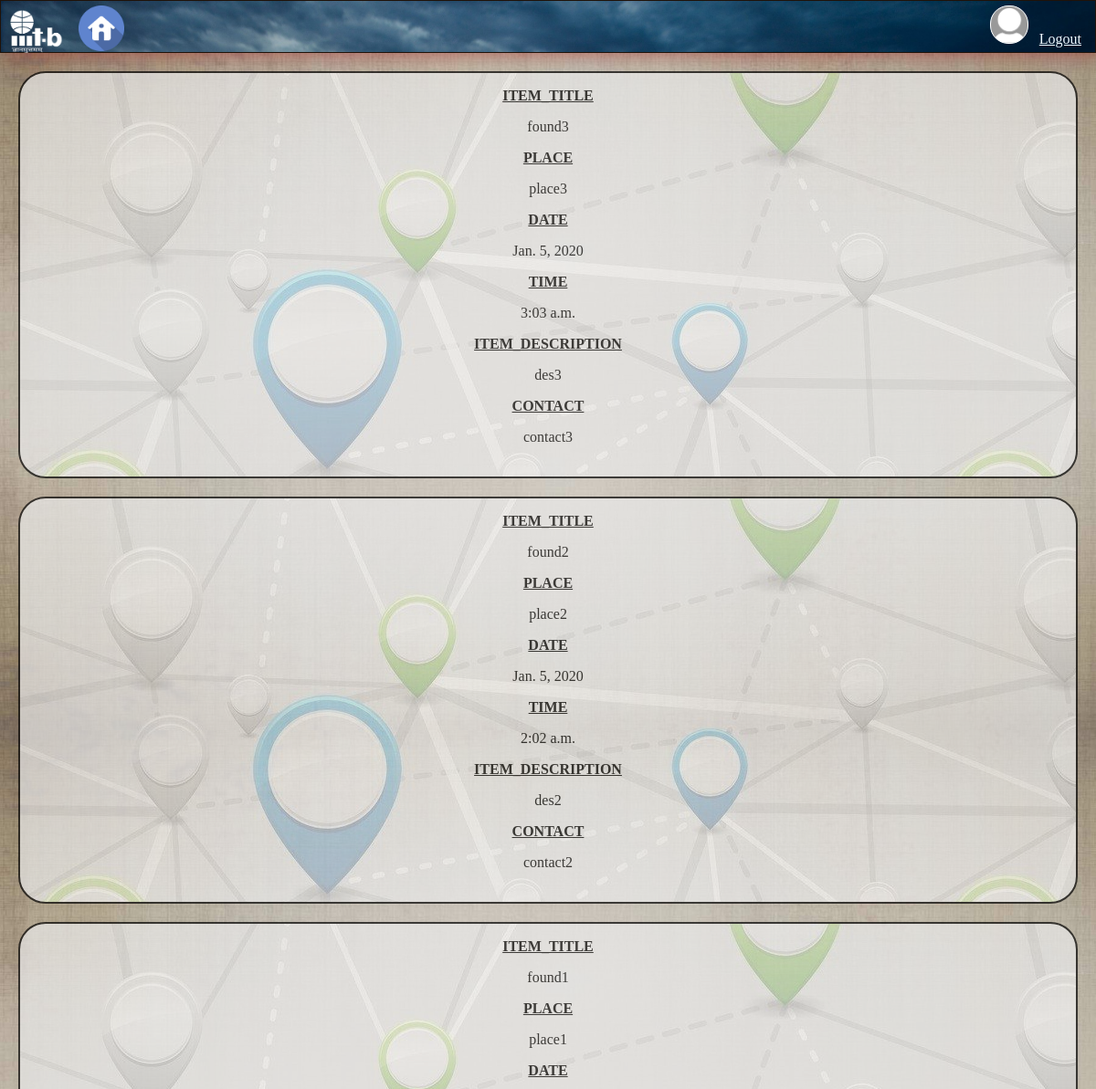
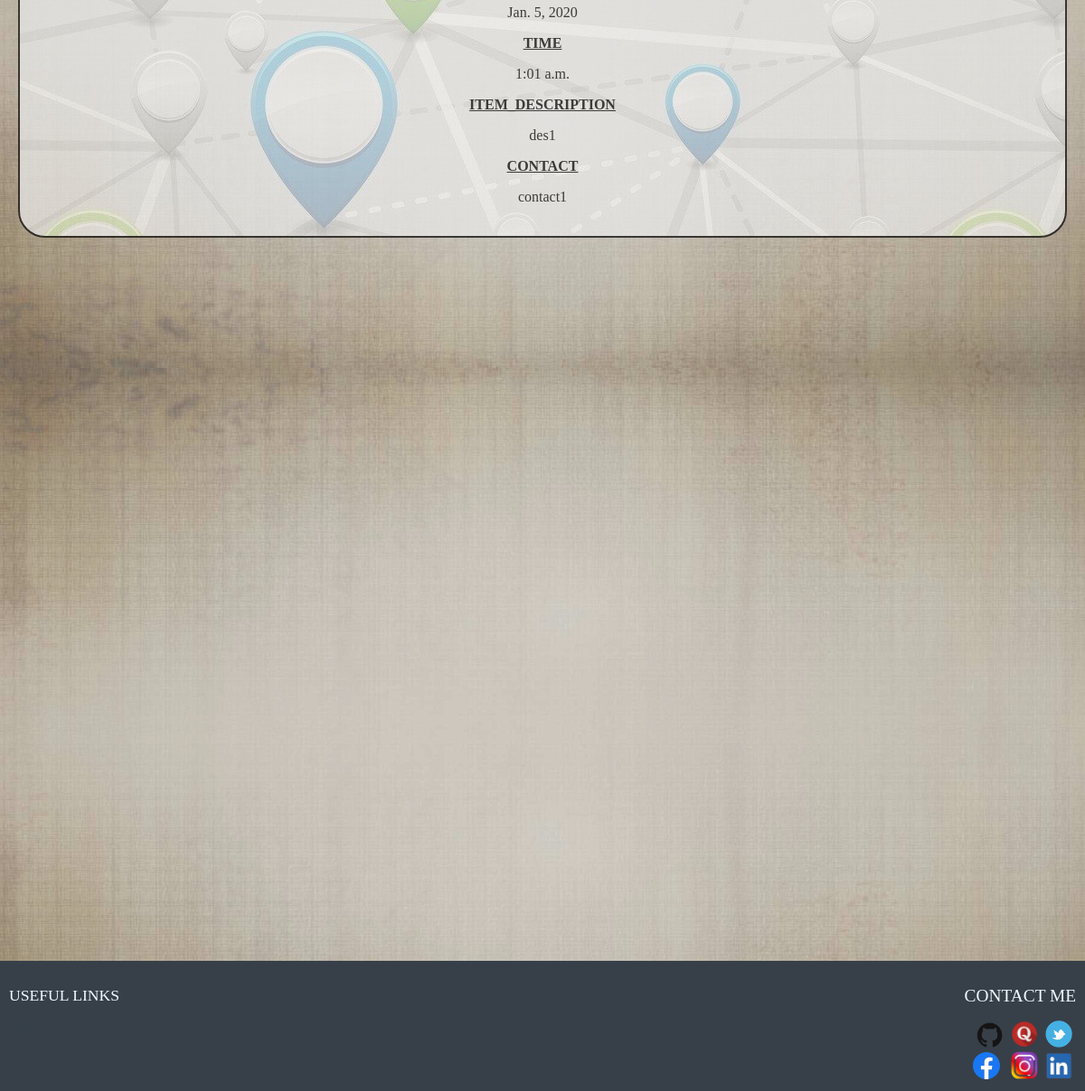
/profile/my_found_things/ (signed in), run on the app's committed database (2 pictures, top to bottom).
### users/models.py (models this page shows, shortened)
class Profile(models.Model):
    user=models.OneToOneField(User,on_delete=models.CASCADE)
    image=models.ImageField(default='default.jpg',upload_to='profile_pics')

class itemfoundfull(models.Model):
    product_title = models.CharField(max_length=100)
    place = models.TextField(default='Found this item near ..')
    date = models.DateField()
    time=models.TimeField()
    description = models.TextField()
    contactme = models.CharField(max_length=150,default='email')
    username=models.CharField(max_length=100,blank=True,default='NULL')

### lost/models.py (models this page shows, shortened)
class itemfound(models.Model):
    product_title = models.CharField(max_length=100)
    place = models.TextField(default='Found this item near ..')
    date = models.DateField()
    time=models.TimeField()
    description = models.TextField()
    contactme = models.CharField(max_length=150,default='email')
    username=models.CharField(max_length=100,blank=True,default='NULL')

### users/views.py (the view)
# urls.py: path('profile/my_found_things/',found,name='found_specific'),
@login_required
def found(request):
    obj=itemfoundfull.objects.all()
    obj1=reversed(obj)
    objects=itemfound.objects.all()
    context={
        'objectt':obj1,
        "objects":objects
        }
    return render(request,"found_specific.html",context)

### templates/found_specific.html (shortened to what this page needs)
{%include 'base.html'%}
{%include 'header.html'%}
<div style="padding-bottom: 780px;">
{%for data in objectt%}
    {% if data.username == user.username %}
        {% for object in objects %}
            {% if data.id == object.id %}
            <div class="list1 common" onclick="window.location.href = '/profile/my_found_things/{{ data.id }}/'">
                <p><u><b>ITEM_TITLE</b></u></p>
                <p> {{data.product_title}}</p>
                <p><u><b>PLACE</b></u></p>
                <p>{{data.place}}</p>
                <p><u><b>DATE</b></u></p>
                <p>{{data.date}}</p>
                <p><u><b>TIME</b></u></p>
                <p>{{data.time}}</p>
                <p><u><b>ITEM_DESCRIPTION</b></u></p>
                <p>{{data.description}}</p>
                <p><u><b>CONTACT</b></u></p>
                <p>{{data.contactme}}</p>
                <br>
            </div>
            {% endif %}
        {%endfor%}
    {% endif %}
{% endfor %}
</div>
{% include 'footer.html' %}

### templates/header.html
{% load static %}
<header><div class="border">
    <a href="https://www.iiitb.ac.in/" target="_blank">
    <img src="{% static '/css/images/IIIT-B_logo.png' %}" alt="IIIT-B_logo" class="icon" width=70px align="left" ></a>
    <a href="/">
        <img src="{%static '/css/images/home.png'%}" alt="home-icon" class="icon" width="50px" align="left" style="margin-left:1%;padding-bottom: 0%;"></a>
    <div align="right">
        {% if user.is_authenticated %}
            <a href="/profile/" style="margin-bottom: 0%;"><img src="{{ user.profile.image.url }}" alt="profile" width="40px" class="icon" style="border: 1px solid white;border-radius: 20px;background-color: aliceblue;"></a>&nbsp;&nbsp;
            <a href="/logout/" class="links" style="color: aliceblue;">Logout</a> &nbsp;&nbsp;
        {% else %}
            <a href="/login/" class="links" style="color: aliceblue;">Login</a> &nbsp;&nbsp;
            <a href="/register/" class="links" style="color: aliceblue;">Register</a> &nbsp;&nbsp;
            <br><br><br>
        {% endif %}
    </div>
    </div>
</header>

### static/css/style.css (style rules this page uses)
body { margin:0px; padding:0px; background-color: whitesmoke ; background-size:100%; background-image: url("images/background_header.jpg"); }
header { background-image: url("images/header.jpg"); border:1px solid #1f1209; padding:5px 3px 5px 3px; background-size: 100%; }
.common { margin: 20px; text-align: center; font-family: serif; color: black; border: 2px solid black; opacity: 0.7; transition: box-shadow 0.4s; background-image: url("images/background2.jpg"); border-radius: 30px; cursor: pointer; }
a:link { color:#374049 ; }

### data on the page
itemfoundfull: product_title "found3", place "place3", date "Jan. 5, 2020", time "3:03 a.m.", description "des3", contactme "contact3"
itemfoundfull: product_title "found2", place "place2", date "Jan. 5, 2020", time "2:02 a.m.", description "des2", contactme "contact2"
itemfoundfull: product_title "found1", place "place1", date "Jan. 5, 2020", time "1:01 a.m.", description "des1", contactme "contact1"
